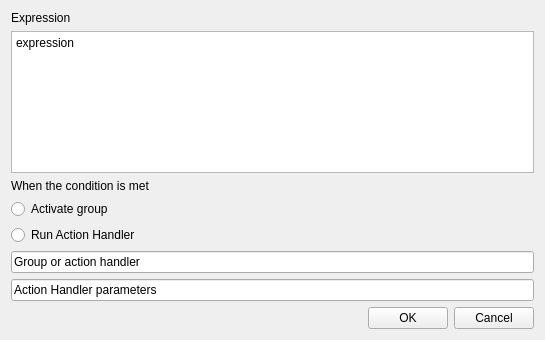
<?xml version="1.0" encoding="UTF-8"?>
<ui version="4.0">
 <class>LinkEditor</class>
 <widget class="QWidget" name="LinkEditor">
  <property name="geometry">
   <rect>
    <x>0</x>
    <y>0</y>
    <width>545</width>
    <height>340</height>
   </rect>
  </property>
  <property name="windowTitle">
   <string>Link Editor</string>
  </property>
  <layout class="QVBoxLayout" name="verticalLayout">
   <item>
    <widget class="QLabel" name="label">
     <property name="text">
      <string>Expression</string>
     </property>
    </widget>
   </item>
   <item>
    <widget class="QPlainTextEdit" name="expressionEdit">
     <property name="plainText">
      <string>expression</string>
     </property>
    </widget>
   </item>
   <item>
    <widget class="QLabel" name="label_2">
     <property name="text">
      <string>When the condition is met</string>
     </property>
    </widget>
   </item>
   <item>
    <widget class="QRadioButton" name="groupCB">
     <property name="text">
      <string>Activate group</string>
     </property>
    </widget>
   </item>
   <item>
    <widget class="QRadioButton" name="ahCB">
     <property name="text">
      <string>Run Action Handler</string>
     </property>
    </widget>
   </item>
   <item>
    <widget class="QLineEdit" name="ahEdit">
     <property name="text">
      <string>Group or action handler</string>
     </property>
    </widget>
   </item>
   <item>
    <widget class="QLineEdit" name="ahParamEdit">
     <property name="text">
      <string>Action Handler parameters</string>
     </property>
    </widget>
   </item>
   <item>
    <layout class="QHBoxLayout" name="horizontalLayout">
     <item>
      <spacer name="horizontalSpacer">
       <property name="orientation">
        <enum>Qt::Horizontal</enum>
       </property>
       <property name="sizeHint" stdset="0">
        <size>
         <width>348</width>
         <height>20</height>
        </size>
       </property>
      </spacer>
     </item>
     <item>
      <widget class="QPushButton" name="okButton">
       <property name="text">
        <string>OK</string>
       </property>
      </widget>
     </item>
     <item>
      <widget class="QPushButton" name="cancelButton">
       <property name="text">
        <string>Cancel</string>
       </property>
      </widget>
     </item>
    </layout>
   </item>
  </layout>
 </widget>
 <resources/>
 <connections/>
</ui>
